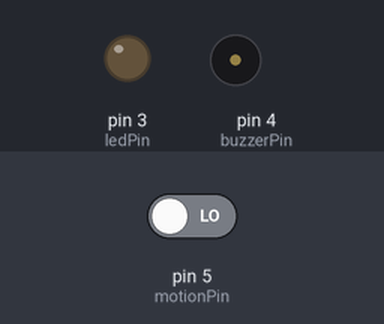
The sketch below on a simulated Arduino Uno, built with avr-gcc and run on an emulated ATmega328P. On the bench: output pins drawn as LEDs (lit = HIGH), buzzer (waves = sounding, pin HIGH). Inputs (shaded band) come from the test bench; at power-on: pin 5 (motionPin) LOW.

Above: at 1.2 s.
1.3 s: pin 5 (motionPin) driven HIGH
At 1.8 s:
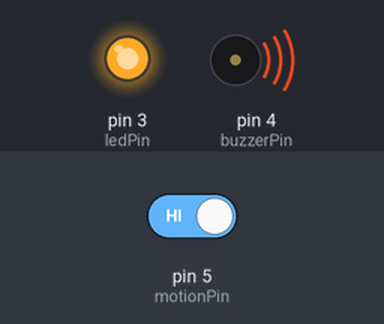
2.8 s: pin 5 (motionPin) driven LOW
At 4.2 s:
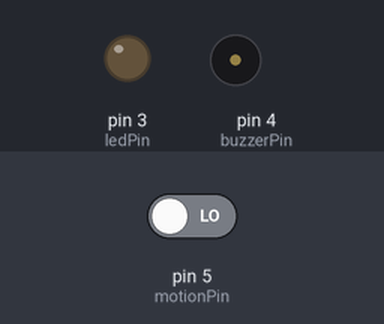
Timing chart, 0 to 5.8 s (numbered marks = the images above; inputs shaded):
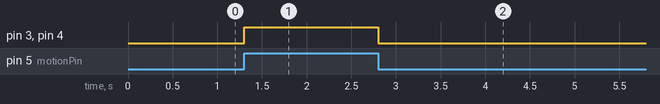

Measured:
- after the input at 1.3 s, pin 3 (ledPin), pin 4 (buzzerPin): LOW → HIGH at once
- after the input at 2.8 s, pin 3 (ledPin), pin 4 (buzzerPin): HIGH → LOW at once

The sketch:

sketch_jun28a.ino
```cpp
int motionPin = 5 ;
int readValue ;
int ledPin = 3;
int buzzerPin = 4;
void setup() {
  // put your setup code here, to run once:
pinMode (motionPin, INPUT );
pinMode(ledPin, OUTPUT );
pinMode(buzzerPin, OUTPUT);
}

void loop() {
  // put your main code here, to run repeatedly:
readValue = digitalRead(motionPin);
if(readValue == 1){
  digitalWrite(ledPin, HIGH);
  digitalWrite(buzzerPin, HIGH);

}else{
  digitalWrite(ledPin, LOW);
  digitalWrite(buzzerPin, LOW);
}
}
```
